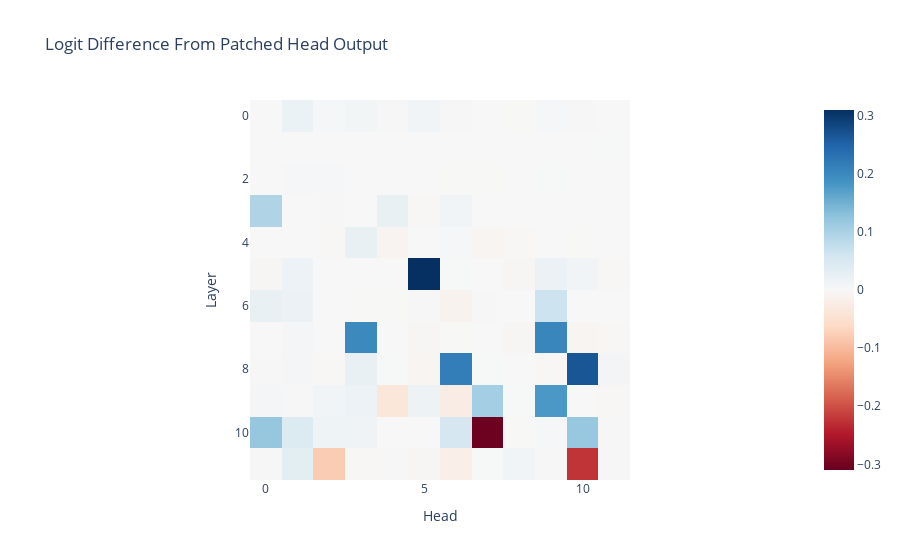

Notebook code for this chart:
### Markdown cell above
We can now see that, in addition to the name mover heads identified before, in mid-late layers the heads L8H6, L8H10, L7H9 matter and are presumably responsible for moving information from the second subject to the final token. And heads L5H5, L6H9, L3H0 also matter a lot, and are presumably involved in detecting duplicated tokens.

### Code cell
imshow(
    patched_head_z_diff,
    title="Logit Difference From Patched Head Output",
    labels={"x": "Head", "y": "Layer"},
)

### Figure 1 — Plotly figure (JSON) as saved in the notebook; plotly's stock layout.template omitted (floating-point values rounded to 4 significant figures; data arrays with more than 128 entries replaced by an {"elided": "..."} marker saying what was removed)
{"data": [{"coloraxis": "coloraxis", "hovertemplate": "Head: %{x}<br>Layer: %{y}<br>color: %{z}<extra></extra>", "name": "0", "type": "heatmap", "xaxis": "x", "yaxis": "y", "z": {"elided": "12x12 float values"}}], "layout": {"coloraxis": {"cmid": 0, "colorscale": [[0, "rgb(103,0,31)"], [0.1, "rgb(178,24,43)"], [0.2, "rgb(214,96,77)"], [0.3, "rgb(244,165,130)"], [0.4, "rgb(253,219,199)"], [0.5, "rgb(247,247,247)"], [0.6, "rgb(209,229,240)"], [0.7, "rgb(146,197,222)"], [0.8, "rgb(67,147,195)"], [0.9, "rgb(33,102,172)"], [1, "rgb(5,48,97)"]]}, "title": {"text": "Logit Difference From Patched Head Output"}, "xaxis": {"anchor": "y", "constrain": "domain", "domain": [0, 1], "scaleanchor": "y", "title": {"text": "Head"}}, "yaxis": {"anchor": "x", "autorange": "reversed", "constrain": "domain", "domain": [0, 1], "title": {"text": "Layer"}}}}
